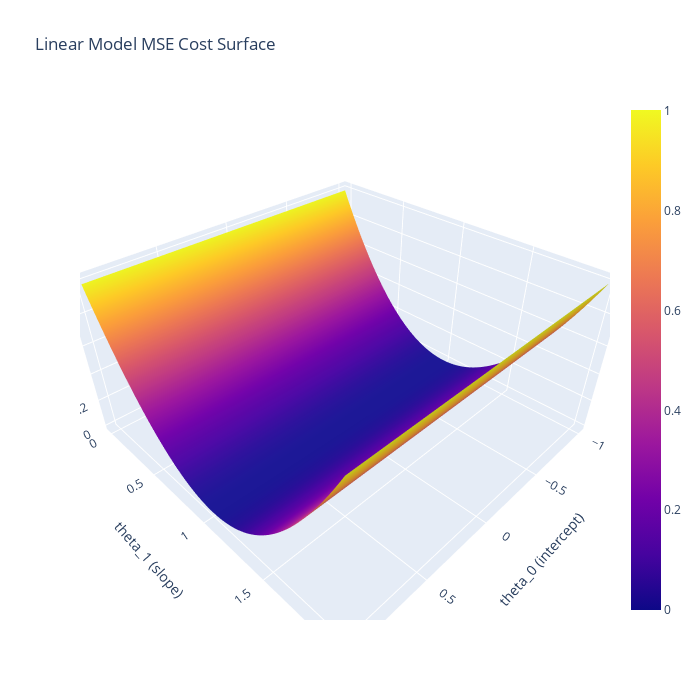

The notebook cell saved with this chart:
### Code cell
# import plotly.graph_objects as go

# plot the surface plot with plotly's Surface
fig = go.Figure(data=[go.Surface(z=error,x=theta_1,y=theta_0),go.Scatter3d(x=theta_1_vals, y=theta_0_vals, z=error_vals,
                                   mode='markers')])

# add a countour plot
# fig.update_traces(contours_z=dict(show=True, usecolormap=True,
#                                   highlightcolor="limegreen", project_z=True))
#add animated line
# line_marker = dict(color='#101010', width=4)
# fig.add_scatter3d(x=theta_1_vals, y=theta_0_vals, z=error_vals, mode='lines', line=line_marker, name='')

# annotate the plot
fig.update_layout(title='Linear Model MSE Cost Surface',
                  scene=dict(
                    xaxis_title='theta_0 (intercept)',
                    yaxis_title='theta_1 (slope)',
                    zaxis_title='MSE Cost'),
                  width=700, height=700)
